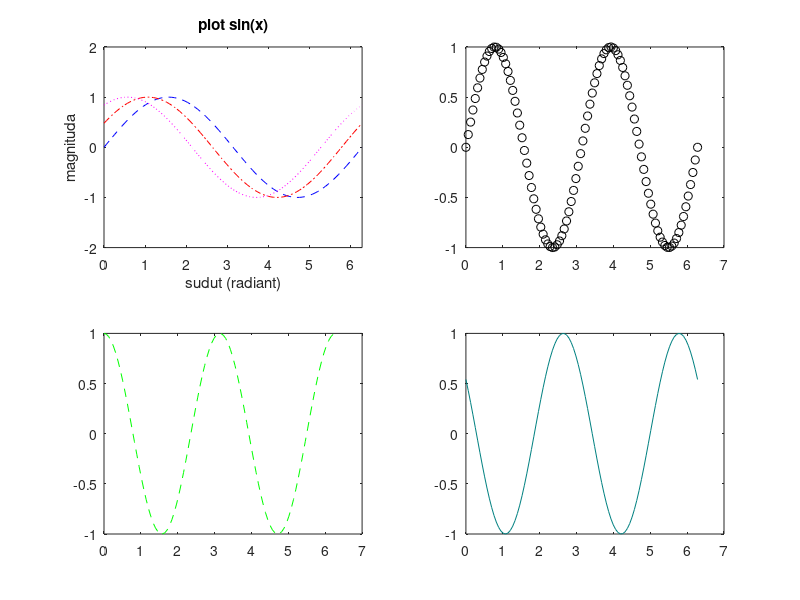

Here is the MATLAB script that generated this plot: (Note: this script raises an error after producing the figure.)
clear
clc

x = linspace(0,2*pi,100);
y1 = sin(x);
y2 = sin(x + 0.5);
y3 = sin(x + 1);
y4 = sin(2*x);
y5 = cos(2*x);
y6 = cos(2*x + 1);

% plot
figure(1)
subplot(2,2,1)
plot(x,y1,'b--',x,y2,'r-.',x,y3,'m:');
axis([0 2*pi -2 2]);
title('plot sin(x)');
xlabel('sudut (radiant)');
ylabel('magnituda');

subplot(2,2,2)
plot(x,y4,'ko')
subplot(2,2,3)
plot(x,y5,'g--')
subplot(2,2,4)
plot(x,y6,'Color',[0 0.5 0.5])

% second plot
y1 = str2sym('sin(x)');
y2 = str2sym('x + 0.5');
ezplot(y1,[10:100])
hold on
ezplot(y2,[10:100])
